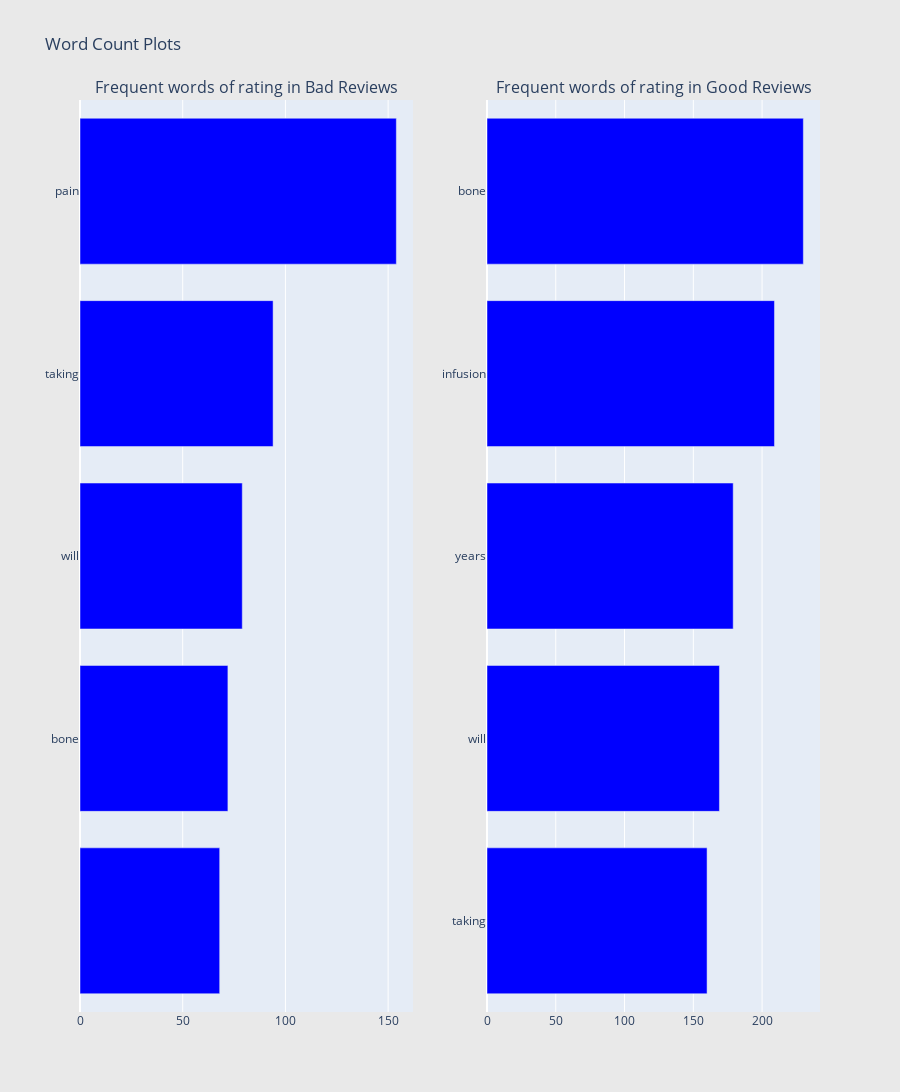

This figure's notebook cell:
### Code cell
## Get the bar chart from bad reviews ##
freq_dict = defaultdict(int)
for sent in df_effectiveness[df_effectiveness["Review"] == 'bad']['Reviews']:
    for word in generate_ngrams(sent):
        freq_dict[word] += 1
fd_sorted = pd.DataFrame(sorted(freq_dict.items(), key=lambda x: x[1])[::-1])
fd_sorted.columns = ["word", "wordcount"]
trace0 = horizontal_bar_chart(fd_sorted.head(5), 'blue')

## Get the bar chart from good Reviews ##
freq_dict = defaultdict(int)
for sent in df_effectiveness[df_effectiveness["Review"] == 'good']['Reviews']:
    for word in generate_ngrams(sent):
        freq_dict[word] += 1
fd_sorted = pd.DataFrame(sorted(freq_dict.items(), key=lambda x: x[1])[::-1])
fd_sorted.columns = ["word", "wordcount"]
trace1 = horizontal_bar_chart(fd_sorted.head(5), 'blue')

# Creating two subplots
fig = tools.make_subplots(rows=1, cols=2, vertical_spacing=0.04,
                          subplot_titles=["Frequent words of rating in Bad Reviews", 
                                          "Frequent words of rating in Good Reviews"])
fig.append_trace(trace0, 1, 1)
fig.append_trace(trace1, 1, 2)
fig['layout'].update(height=1200, width=900, paper_bgcolor='rgb(233,233,233)', title="Word Count Plots")
py.iplot(fig, filename='word-plots')

### Figure 1 — Plotly figure (JSON) as saved in the notebook; plotly's stock layout.template omitted (floating-point values rounded to 4 significant figures)
{"data": [{"marker": {"color": "blue"}, "orientation": "h", "showlegend": false, "type": "bar", "x": [68, 72, 79, 94, 154], "xaxis": "x", "y": ["", "bone", "will", "taking", "pain"], "yaxis": "y"}, {"marker": {"color": "blue"}, "orientation": "h", "showlegend": false, "type": "bar", "x": [160, 169, 179, 209, 230], "xaxis": "x2", "y": ["taking", "will", "years", "infusion", "bone"], "yaxis": "y2"}], "layout": {"annotations": [{"font": {"size": 16}, "showarrow": false, "text": "Frequent words of rating in Bad Reviews", "x": 0.225, "xanchor": "center", "xref": "paper", "y": 1, "yanchor": "bottom", "yref": "paper"}, {"font": {"size": 16}, "showarrow": false, "text": "Frequent words of rating in Good Reviews", "x": 0.775, "xanchor": "center", "xref": "paper", "y": 1, "yanchor": "bottom", "yref": "paper"}], "height": 1200, "paper_bgcolor": "rgb(233,233,233)", "title": {"text": "Word Count Plots"}, "width": 900, "xaxis": {"anchor": "y", "domain": [0, 0.45]}, "xaxis2": {"anchor": "y2", "domain": [0.55, 1]}, "yaxis": {"anchor": "x", "domain": [0, 1]}, "yaxis2": {"anchor": "x2", "domain": [0, 1]}}}
